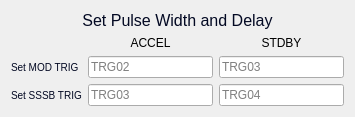
<?xml version="1.0" encoding="UTF-8"?>
<ui version="4.0">
 <class>Trigger</class>
 <widget class="QWidget" name="Trigger">
  <property name="geometry">
   <rect>
    <x>0</x>
    <y>0</y>
    <width>355</width>
    <height>101</height>
   </rect>
  </property>
  <property name="windowTitle">
   <string>Form</string>
  </property>
  <layout class="QVBoxLayout" name="verticalLayout">
   <item>
    <widget class="QLabel" name="label_22">
     <property name="styleSheet">
      <string notr="true">QLabel{
  color:#030923;
  font-size: 16px;
  font-style: bold;
}</string>
     </property>
     <property name="text">
      <string>Set Pulse Width and Delay</string>
     </property>
     <property name="alignment">
      <set>Qt::AlignCenter</set>
     </property>
    </widget>
   </item>
   <item>
    <layout class="QGridLayout" name="gridLayout_5">
     <item row="0" column="2">
      <widget class="QLabel" name="label_21">
       <property name="sizePolicy">
        <sizepolicy hsizetype="Preferred" vsizetype="Preferred">
         <horstretch>1</horstretch>
         <verstretch>1</verstretch>
        </sizepolicy>
       </property>
       <property name="text">
        <string>STDBY</string>
       </property>
       <property name="alignment">
        <set>Qt::AlignCenter</set>
       </property>
      </widget>
     </item>
     <item row="1" column="2">
      <widget class="PyDMLineEdit" name="PyDMLineEdit">
       <property name="sizePolicy">
        <sizepolicy hsizetype="Expanding" vsizetype="Fixed">
         <horstretch>1</horstretch>
         <verstretch>1</verstretch>
        </sizepolicy>
       </property>
       <property name="toolTip">
        <string/>
       </property>
       <property name="placeholderText">
        <string>TRG03</string>
       </property>
       <property name="channel" stdset="0">
        <string>ca://{DEVICE2}:TRG03_SYS0_TWID</string>
       </property>
      </widget>
     </item>
     <item row="1" column="1">
      <widget class="PyDMLineEdit" name="PyDMLineEdit_2">
       <property name="sizePolicy">
        <sizepolicy hsizetype="Expanding" vsizetype="Fixed">
         <horstretch>1</horstretch>
         <verstretch>1</verstretch>
        </sizepolicy>
       </property>
       <property name="toolTip">
        <string/>
       </property>
       <property name="placeholderText">
        <string>TRG02</string>
       </property>
       <property name="channel" stdset="0">
        <string>ca://{DEVICE2}:TRG02_SYS0_TWID</string>
       </property>
      </widget>
     </item>
     <item row="0" column="1">
      <widget class="QLabel" name="label_20">
       <property name="sizePolicy">
        <sizepolicy hsizetype="Preferred" vsizetype="Preferred">
         <horstretch>1</horstretch>
         <verstretch>1</verstretch>
        </sizepolicy>
       </property>
       <property name="text">
        <string>ACCEL</string>
       </property>
       <property name="alignment">
        <set>Qt::AlignCenter</set>
       </property>
      </widget>
     </item>
     <item row="1" column="0">
      <widget class="QLabel" name="label">
       <property name="styleSheet">
        <string notr="true">QLabel{
  color:#030923;
  font-size: 10px;
  font-style: bold;
}</string>
       </property>
       <property name="text">
        <string>Set MOD TRIG</string>
       </property>
      </widget>
     </item>
     <item row="2" column="0">
      <widget class="QLabel" name="label_2">
       <property name="styleSheet">
        <string notr="true">QLabel{
  color:#030923;
  font-size: 10px;
  font-style: bold;
}</string>
       </property>
       <property name="text">
        <string>Set SSSB TRIG</string>
       </property>
      </widget>
     </item>
     <item row="2" column="1">
      <widget class="PyDMLineEdit" name="PyDMLineEdit_3">
       <property name="sizePolicy">
        <sizepolicy hsizetype="Expanding" vsizetype="Fixed">
         <horstretch>1</horstretch>
         <verstretch>1</verstretch>
        </sizepolicy>
       </property>
       <property name="toolTip">
        <string/>
       </property>
       <property name="placeholderText">
        <string>TRG03</string>
       </property>
       <property name="channel" stdset="0">
        <string>ca://{DEVICE2}:TRG03_SYS0_TWID</string>
       </property>
      </widget>
     </item>
     <item row="2" column="2">
      <widget class="PyDMLineEdit" name="PyDMLineEdit_4">
       <property name="sizePolicy">
        <sizepolicy hsizetype="Expanding" vsizetype="Fixed">
         <horstretch>1</horstretch>
         <verstretch>1</verstretch>
        </sizepolicy>
       </property>
       <property name="toolTip">
        <string/>
       </property>
       <property name="placeholderText">
        <string>TRG04</string>
       </property>
       <property name="channel" stdset="0">
        <string>ca://{DEVICE2}:TRG04_SYS0_TWID</string>
       </property>
      </widget>
     </item>
    </layout>
   </item>
  </layout>
 </widget>
 <customwidgets>
  <customwidget>
   <class>PyDMLineEdit</class>
   <extends>QLineEdit</extends>
   <header>pydm.widgets.line_edit</header>
  </customwidget>
 </customwidgets>
 <resources/>
 <connections/>
</ui>
